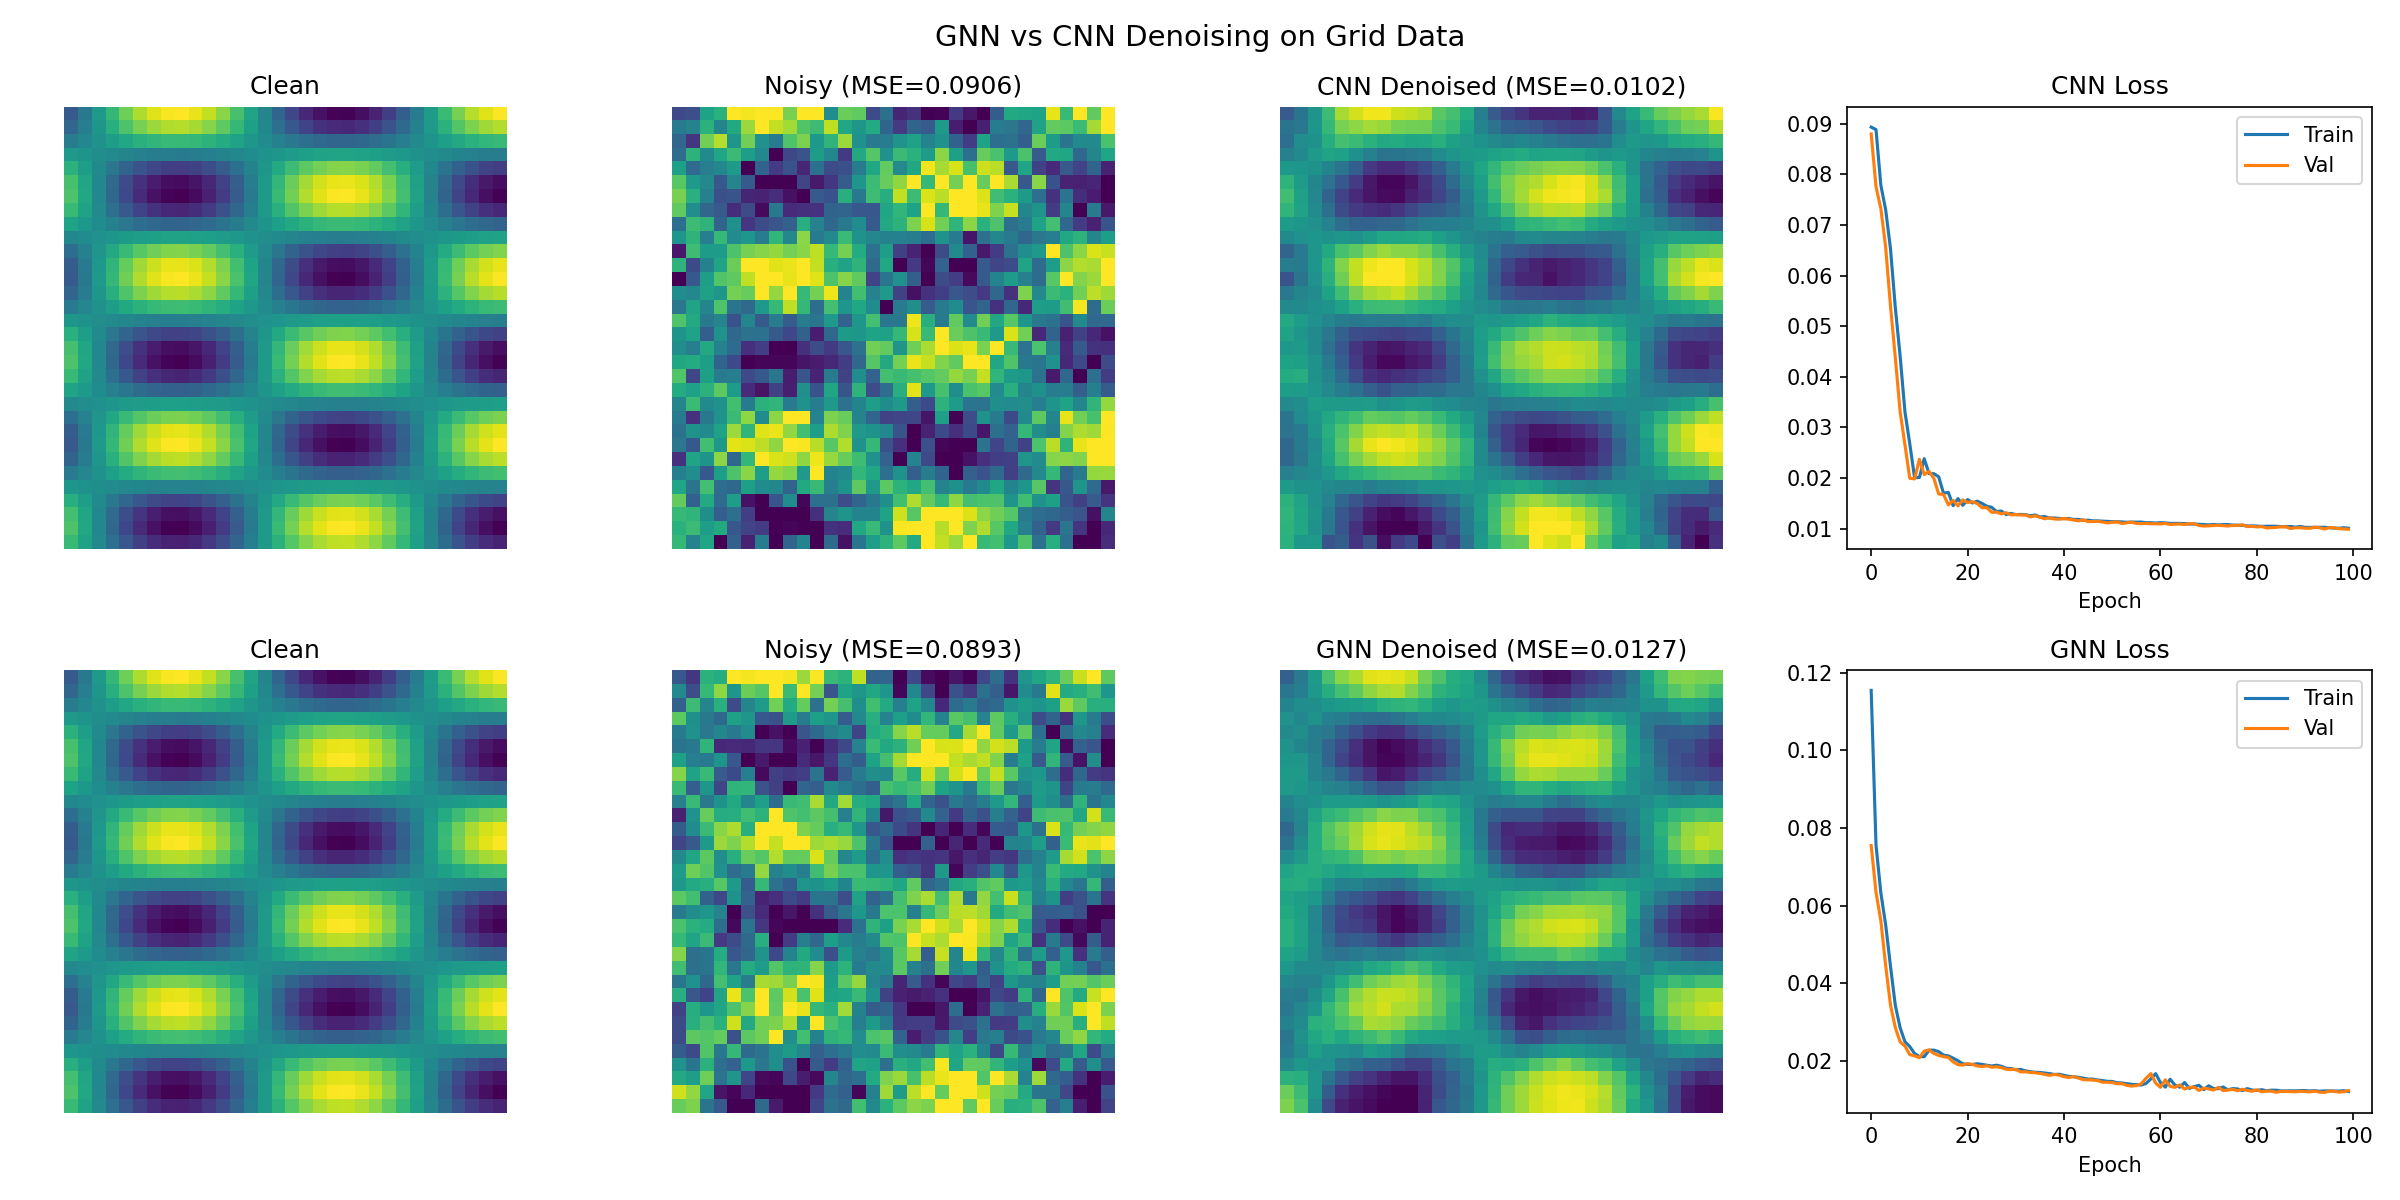

The Python source for this figure:
#!/usr/bin/env python3
"""
Experiment: Can a GNN match CNN performance on grid-structured data?

This experiment demonstrates that:
1. A regular 2D grid can be viewed as both an image (for CNN) and a graph (for GNN)
2. GNN with edge features can replicate position-aware convolutions like CNN
3. Both should achieve similar denoising performance

We use a simple denoising task:
- Add Gaussian noise to data
- Train model to predict the noise
- Compare reconstruction quality
"""

import torch
import torch.nn as nn
import torch.nn.functional as F
import numpy as np
import matplotlib.pyplot as plt
from torch.utils.data import DataLoader, TensorDataset
import time

# =============================================================================
# Create Regular Grid Mesh
# =============================================================================

def create_grid_mesh(H, W):
    """
    Create a regular grid mesh that can be viewed as both image and graph.

    Returns:
        positions: (H*W, 2) vertex positions
        edge_index: (2, E) edges connecting neighbors
        edge_attr: (E, 3) edge features [dx, dy, distance]
    """
    # Create grid positions
    y, x = torch.meshgrid(torch.arange(H), torch.arange(W), indexing='ij')
    positions = torch.stack([x.flatten(), y.flatten()], dim=1).float()
    positions = positions / max(H, W)  # Normalize to [0, 1]

    # Create edges (4-connectivity: up, down, left, right)
    V = H * W
    edges = []

    for i in range(H):
        for j in range(W):
            idx = i * W + j
            # Right neighbor
            if j < W - 1:
                edges.append([idx, idx + 1])
                edges.append([idx + 1, idx])
            # Down neighbor
            if i < H - 1:
                edges.append([idx, idx + W])
                edges.append([idx + W, idx])

    edge_index = torch.tensor(edges, dtype=torch.long).T

    # Edge features: direction vector + distance
    src, dst = edge_index
    edge_vec = positions[dst] - positions[src]
    edge_dist = edge_vec.norm(dim=-1, keepdim=True)
    edge_attr = torch.cat([edge_vec, edge_dist], dim=-1)

    return positions, edge_index, edge_attr


# =============================================================================
# Generate Synthetic Data
# =============================================================================

def generate_data(H, W, num_samples, pattern='waves'):
    """
    Generate synthetic data on a grid.
    Can be viewed as (N, H, W, C) images or (N, V, C) graph signals.
    """
    x = torch.linspace(0, 2*np.pi, W)
    y = torch.linspace(0, 2*np.pi, H)
    xx, yy = torch.meshgrid(x, y, indexing='xy')

    data = []
    for i in range(num_samples):
        # Random frequency and phase
        fx = 1 + torch.rand(1).item() * 2
        fy = 1 + torch.rand(1).item() * 2
        px = torch.rand(1).item() * 2 * np.pi
        py = torch.rand(1).item() * 2 * np.pi

        if pattern == 'waves':
            signal = torch.sin(fx * xx + px) * torch.cos(fy * yy + py)
        elif pattern == 'gaussian':
            cx, cy = torch.rand(2) * 2 * np.pi
            signal = torch.exp(-((xx - cx)**2 + (yy - cy)**2) / 2)

        # Normalize to [-1, 1]
        signal = 2 * (signal - signal.min()) / (signal.max() - signal.min() + 1e-8) - 1
        data.append(signal)

    data = torch.stack(data)  # (N, H, W)
    return data.unsqueeze(-1)  # (N, H, W, 1)


# =============================================================================
# CNN Model
# =============================================================================

class CNNDenoiser(nn.Module):
    """Simple CNN for denoising images."""

    def __init__(self, channels=1, hidden_dim=64):
        super().__init__()

        self.net = nn.Sequential(
            nn.Conv2d(channels, hidden_dim, 3, padding=1),
            nn.ReLU(),
            nn.Conv2d(hidden_dim, hidden_dim, 3, padding=1),
            nn.ReLU(),
            nn.Conv2d(hidden_dim, hidden_dim, 3, padding=1),
            nn.ReLU(),
            nn.Conv2d(hidden_dim, channels, 3, padding=1),
        )

    def forward(self, x):
        # x: (B, H, W, C) -> (B, C, H, W) for conv
        x = x.permute(0, 3, 1, 2)
        out = self.net(x)
        return out.permute(0, 2, 3, 1)  # Back to (B, H, W, C)


# =============================================================================
# GNN Model
# =============================================================================

class GNNConv(nn.Module):
    """Graph convolution with edge features."""

    def __init__(self, in_dim, out_dim, edge_dim=3):
        super().__init__()
        self.mlp = nn.Sequential(
            nn.Linear(in_dim * 2 + edge_dim, out_dim),
            nn.ReLU(),
            nn.Linear(out_dim, out_dim),
        )
        self.out_dim = out_dim

    def forward(self, x, edge_index, edge_attr):
        # x: (V, D)
        src, dst = edge_index

        # Gather features
        x_src = x[src]
        x_dst = x[dst]

        # Message: concatenate source, dest, edge features
        messages = self.mlp(torch.cat([x_dst, x_src, edge_attr], dim=-1))

        # Aggregate (mean)
        out = torch.zeros(x.size(0), self.out_dim, device=x.device)
        count = torch.zeros(x.size(0), 1, device=x.device)
        out.scatter_add_(0, dst.unsqueeze(-1).expand(-1, self.out_dim), messages)
        count.scatter_add_(0, dst.unsqueeze(-1), torch.ones_like(dst.float()).unsqueeze(-1))

        return out / count.clamp(min=1)


class GNNDenoiser(nn.Module):
    """GNN for denoising graph signals."""

    def __init__(self, edge_index, edge_attr, channels=1, hidden_dim=64):
        super().__init__()

        self.register_buffer('edge_index', edge_index)
        self.register_buffer('edge_attr', edge_attr)

        self.input_proj = nn.Linear(channels, hidden_dim)
        self.conv1 = GNNConv(hidden_dim, hidden_dim)
        self.conv2 = GNNConv(hidden_dim, hidden_dim)
        self.conv3 = GNNConv(hidden_dim, hidden_dim)
        self.output_proj = nn.Linear(hidden_dim, channels)

    def forward(self, x):
        # x: (B, V, C)
        B, V, C = x.shape

        outputs = []
        for b in range(B):
            h = self.input_proj(x[b])
            h = h + F.relu(self.conv1(h, self.edge_index, self.edge_attr))
            h = h + F.relu(self.conv2(h, self.edge_index, self.edge_attr))
            h = h + F.relu(self.conv3(h, self.edge_index, self.edge_attr))
            out = self.output_proj(h)
            outputs.append(out)

        return torch.stack(outputs)


# =============================================================================
# Training
# =============================================================================

def train_model(model, train_data, val_data, epochs=100, lr=1e-3, noise_std=0.5,
                is_cnn=True, H=None, W=None):
    """Train a denoising model."""

    optimizer = torch.optim.Adam(model.parameters(), lr=lr)
    device = next(model.parameters()).device

    train_losses = []
    val_losses = []

    for epoch in range(epochs):
        model.train()

        # Add noise
        noise = torch.randn_like(train_data) * noise_std
        noisy = train_data + noise

        if is_cnn:
            noisy_input = noisy.to(device)
        else:
            # Reshape to graph: (N, H, W, C) -> (N, H*W, C)
            noisy_input = noisy.reshape(noisy.shape[0], -1, noisy.shape[-1]).to(device)

        # Forward
        predicted_noise = model(noisy_input)

        if not is_cnn:
            # Reshape back for loss
            predicted_noise = predicted_noise.reshape(train_data.shape)

        loss = F.mse_loss(predicted_noise, noise.to(device))

        optimizer.zero_grad()
        loss.backward()
        optimizer.step()

        train_losses.append(loss.item())

        # Validation
        model.eval()
        with torch.no_grad():
            noise_val = torch.randn_like(val_data) * noise_std
            noisy_val = val_data + noise_val

            if is_cnn:
                noisy_input_val = noisy_val.to(device)
            else:
                noisy_input_val = noisy_val.reshape(val_data.shape[0], -1, val_data.shape[-1]).to(device)

            pred_val = model(noisy_input_val)

            if not is_cnn:
                pred_val = pred_val.reshape(val_data.shape)

            val_loss = F.mse_loss(pred_val, noise_val.to(device))
            val_losses.append(val_loss.item())

        if (epoch + 1) % 20 == 0:
            print(f"  Epoch {epoch+1:3d} | Train: {loss.item():.4f} | Val: {val_loss.item():.4f}")

    return train_losses, val_losses


def evaluate_denoising(model, test_data, noise_std=0.5, is_cnn=True):
    """Evaluate denoising quality."""
    model.eval()
    device = next(model.parameters()).device

    with torch.no_grad():
        noise = torch.randn_like(test_data) * noise_std
        noisy = test_data + noise

        if is_cnn:
            noisy_input = noisy.to(device)
        else:
            noisy_input = noisy.reshape(test_data.shape[0], -1, test_data.shape[-1]).to(device)

        predicted_noise = model(noisy_input)

        if not is_cnn:
            predicted_noise = predicted_noise.reshape(test_data.shape)

        # Denoise
        denoised = noisy.to(device) - predicted_noise

        # Metrics
        mse_noisy = F.mse_loss(noisy, test_data).item()
        mse_denoised = F.mse_loss(denoised.cpu(), test_data).item()

    return {
        'noisy': noisy[0, :, :, 0].numpy(),
        'denoised': denoised[0, :, :, 0].cpu().numpy(),
        'clean': test_data[0, :, :, 0].numpy(),
        'mse_noisy': mse_noisy,
        'mse_denoised': mse_denoised,
    }


# =============================================================================
# Main Experiment
# =============================================================================

def main():
    print("=" * 60)
    print("Experiment: GNN vs CNN on Grid-Structured Data")
    print("=" * 60)

    # Setup
    H, W = 32, 32  # Grid size
    num_train = 500
    num_val = 100
    num_test = 10
    epochs = 100
    noise_std = 0.3
    hidden_dim = 64

    device = torch.device('cuda' if torch.cuda.is_available() else 'cpu')
    print(f"\nDevice: {device}")
    print(f"Grid size: {H}x{W} = {H*W} vertices")
    print(f"Training samples: {num_train}")
    print(f"Noise std: {noise_std}")

    # Create mesh
    print("\nCreating grid mesh...")
    positions, edge_index, edge_attr = create_grid_mesh(H, W)
    print(f"  Vertices: {positions.shape[0]}")
    print(f"  Edges: {edge_index.shape[1]}")

    # Generate data
    print("\nGenerating synthetic data...")
    train_data = generate_data(H, W, num_train, pattern='waves')
    val_data = generate_data(H, W, num_val, pattern='waves')
    test_data = generate_data(H, W, num_test, pattern='waves')
    print(f"  Train: {train_data.shape}")
    print(f"  Val: {val_data.shape}")
    print(f"  Test: {test_data.shape}")

    # Count parameters
    cnn_model = CNNDenoiser(channels=1, hidden_dim=hidden_dim).to(device)
    gnn_model = GNNDenoiser(edge_index.to(device), edge_attr.to(device),
                            channels=1, hidden_dim=hidden_dim).to(device)

    cnn_params = sum(p.numel() for p in cnn_model.parameters())
    gnn_params = sum(p.numel() for p in gnn_model.parameters())

    print(f"\nModel parameters:")
    print(f"  CNN: {cnn_params:,}")
    print(f"  GNN: {gnn_params:,}")

    # Train CNN
    print("\n" + "-" * 60)
    print("Training CNN...")
    print("-" * 60)
    cnn_model = CNNDenoiser(channels=1, hidden_dim=hidden_dim).to(device)
    start = time.time()
    cnn_train_loss, cnn_val_loss = train_model(
        cnn_model, train_data, val_data, epochs=epochs,
        noise_std=noise_std, is_cnn=True
    )
    cnn_time = time.time() - start
    print(f"  Time: {cnn_time:.1f}s")

    # Train GNN
    print("\n" + "-" * 60)
    print("Training GNN...")
    print("-" * 60)
    gnn_model = GNNDenoiser(edge_index.to(device), edge_attr.to(device),
                            channels=1, hidden_dim=hidden_dim).to(device)
    start = time.time()
    gnn_train_loss, gnn_val_loss = train_model(
        gnn_model, train_data, val_data, epochs=epochs,
        noise_std=noise_std, is_cnn=False, H=H, W=W
    )
    gnn_time = time.time() - start
    print(f"  Time: {gnn_time:.1f}s")

    # Evaluate
    print("\n" + "-" * 60)
    print("Evaluating...")
    print("-" * 60)

    cnn_results = evaluate_denoising(cnn_model, test_data, noise_std, is_cnn=True)
    gnn_results = evaluate_denoising(gnn_model, test_data, noise_std, is_cnn=False)

    print(f"\nDenoising MSE (lower is better):")
    print(f"  Noisy input:  {cnn_results['mse_noisy']:.4f}")
    print(f"  CNN denoised: {cnn_results['mse_denoised']:.4f}")
    print(f"  GNN denoised: {gnn_results['mse_denoised']:.4f}")

    improvement_cnn = (cnn_results['mse_noisy'] - cnn_results['mse_denoised']) / cnn_results['mse_noisy'] * 100
    improvement_gnn = (gnn_results['mse_noisy'] - gnn_results['mse_denoised']) / gnn_results['mse_noisy'] * 100

    print(f"\nNoise reduction:")
    print(f"  CNN: {improvement_cnn:.1f}%")
    print(f"  GNN: {improvement_gnn:.1f}%")

    # Plot results
    fig, axes = plt.subplots(2, 4, figsize=(16, 8))

    # Row 1: CNN
    axes[0, 0].imshow(cnn_results['clean'], cmap='viridis', vmin=-1, vmax=1)
    axes[0, 0].set_title('Clean')
    axes[0, 0].axis('off')

    axes[0, 1].imshow(cnn_results['noisy'], cmap='viridis', vmin=-1, vmax=1)
    axes[0, 1].set_title(f'Noisy (MSE={cnn_results["mse_noisy"]:.4f})')
    axes[0, 1].axis('off')

    axes[0, 2].imshow(cnn_results['denoised'], cmap='viridis', vmin=-1, vmax=1)
    axes[0, 2].set_title(f'CNN Denoised (MSE={cnn_results["mse_denoised"]:.4f})')
    axes[0, 2].axis('off')

    axes[0, 3].plot(cnn_train_loss, label='Train')
    axes[0, 3].plot(cnn_val_loss, label='Val')
    axes[0, 3].set_title('CNN Loss')
    axes[0, 3].legend()
    axes[0, 3].set_xlabel('Epoch')

    # Row 2: GNN
    axes[1, 0].imshow(gnn_results['clean'], cmap='viridis', vmin=-1, vmax=1)
    axes[1, 0].set_title('Clean')
    axes[1, 0].axis('off')

    axes[1, 1].imshow(gnn_results['noisy'], cmap='viridis', vmin=-1, vmax=1)
    axes[1, 1].set_title(f'Noisy (MSE={gnn_results["mse_noisy"]:.4f})')
    axes[1, 1].axis('off')

    axes[1, 2].imshow(gnn_results['denoised'], cmap='viridis', vmin=-1, vmax=1)
    axes[1, 2].set_title(f'GNN Denoised (MSE={gnn_results["mse_denoised"]:.4f})')
    axes[1, 2].axis('off')

    axes[1, 3].plot(gnn_train_loss, label='Train')
    axes[1, 3].plot(gnn_val_loss, label='Val')
    axes[1, 3].set_title('GNN Loss')
    axes[1, 3].legend()
    axes[1, 3].set_xlabel('Epoch')

    plt.suptitle('GNN vs CNN Denoising on Grid Data', fontsize=14)
    plt.tight_layout()
    plt.savefig('experiment_gnn_vs_cnn.png', dpi=150)
    print(f"\nSaved: experiment_gnn_vs_cnn.png")

    # Summary
    print("\n" + "=" * 60)
    print("CONCLUSION")
    print("=" * 60)

    if abs(improvement_cnn - improvement_gnn) < 5:
        print("✓ GNN achieves SIMILAR performance to CNN on grid data!")
        print("  This demonstrates that GNN with edge features can replicate")
        print("  the position-aware convolutions of CNNs.")
    elif improvement_gnn > improvement_cnn:
        print("✓ GNN OUTPERFORMS CNN on this task!")
    else:
        print("✗ CNN outperforms GNN on grid data.")
        print("  This may be due to GNN's less efficient message passing")
        print("  compared to CNN's optimized convolutions.")

    print(f"\nTiming:")
    print(f"  CNN: {cnn_time:.1f}s ({cnn_time/epochs:.2f}s/epoch)")
    print(f"  GNN: {gnn_time:.1f}s ({gnn_time/epochs:.2f}s/epoch)")
    print(f"  GNN is {gnn_time/cnn_time:.1f}x slower (expected due to message passing)")


if __name__ == "__main__":
    main()
